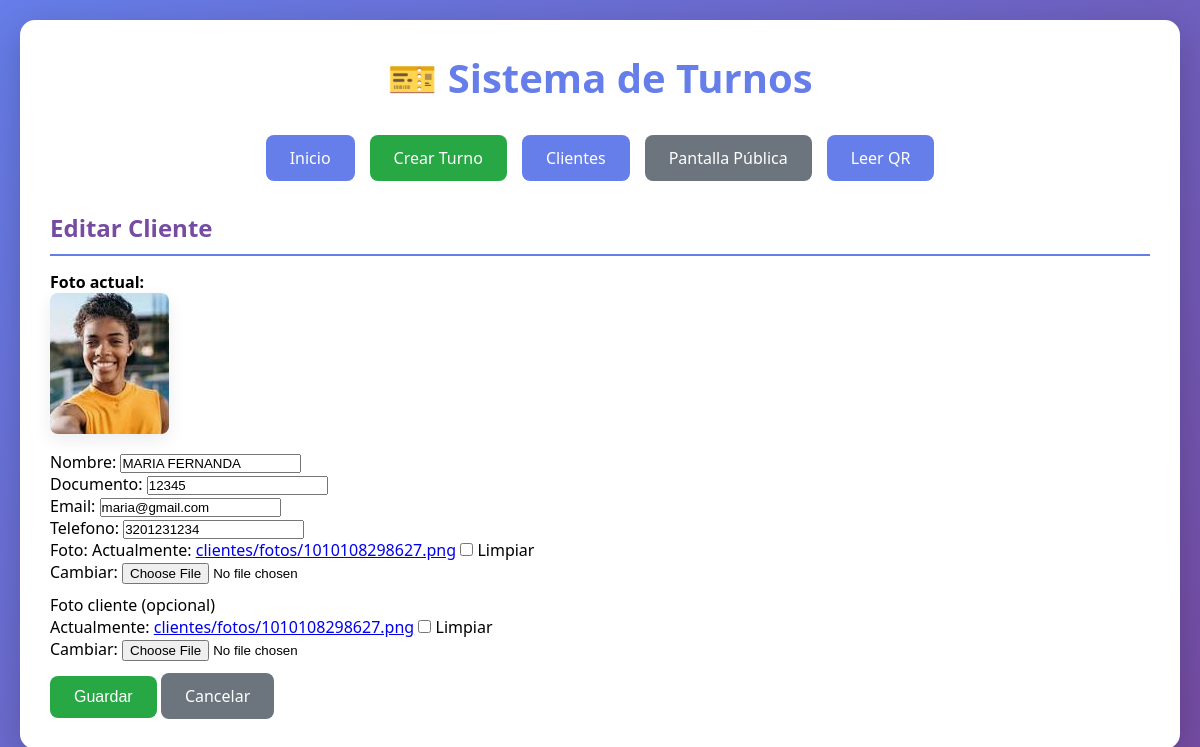
Page /clientes/1/editar/ on the committed database.
### App_QR/models.py (models this page shows, shortened)
class Cliente(models.Model):
    nombre = models.CharField(max_length=200)
    documento = models.CharField(max_length=50, blank=True, null=True)
    email = models.EmailField(blank=True, null=True)
    telefono = models.CharField(max_length=30, blank=True, null=True)
    foto = models.ImageField(upload_to='clientes/fotos/', blank=True, null=True)
    class Meta:
        verbose_name = 'Cliente'
        verbose_name_plural = 'Clientes'

### App_QR/views.py (the view)
# urls.py: path('clientes/<int:pk>/editar/', views.cliente_update, name='cliente_update'),
def cliente_update(request, pk):
    cliente = get_object_or_404(Cliente, pk=pk)
    if request.method == 'POST':
        form = ClienteForm(request.POST, request.FILES, instance=cliente)
        if form.is_valid():
            form.save()
            messages.success(request, 'Cliente actualizado')
            return redirect('cliente_detail', pk=cliente.pk)
    else:
        form = ClienteForm(instance=cliente)
    return render(request, 'App_QR/cliente_form.html', {'form': form, 'cliente': cliente})

### App_QR/forms.py
class ClienteForm(forms.ModelForm):
    class Meta:
        model = Cliente
        fields = ['nombre', 'documento', 'email', 'telefono', 'foto']
        widgets = {
            'nombre': forms.TextInput(attrs={'class': 'form-control'}),
            'documento': forms.TextInput(attrs={'class': 'form-control'}),
            'email': forms.EmailInput(attrs={'class': 'form-control'}),
            'telefono': forms.TextInput(attrs={'class': 'form-control'}),
            'foto': ClearableFileInput(attrs={'class': 'form-control-file'}),
        }

### App_QR/templates/App_QR/cliente_form.html (shortened to what this page needs)
{% extends 'App_QR/base.html' %}
{% load static %}
{% block content %}
<h2>{% if cliente %}Editar Cliente{% else %}Crear Cliente{% endif %}</h2>
<form method="post" enctype="multipart/form-data">
  <div style="max-width:600px;">
    {% if cliente and cliente.foto %}
      <div style="margin-bottom:12px;">
        <strong>Foto actual:</strong><br>
        <img src="{{ cliente.foto.url }}" alt="Foto {{ cliente.nombre }}" style="max-width:180px;border-radius:8px;box-shadow:0 6px 18px rgba(12,22,45,0.08);"/>
      </div>
    {% endif %}
    {{ form.as_p }}
    <div style="margin-top:10px;">
      <label for="id_foto">Foto cliente (opcional)</label><br>
      {{ form.foto }}
    </div>
    <div style="margin-top:12px;">
      <button type="submit" class="btn btn-success">Guardar</button>
      <a href="{% url 'cliente_list' %}" class="btn btn-secondary">Cancelar</a>
    </div>
  </div>
</form>
{% endblock %}

### App_QR/static/App_QR/css/base.css (style rules this page uses)
* { margin: 0; padding: 0; box-sizing: border-box; }
body { font-family: 'Segoe UI', Tahoma, Geneva, Verdana, sans-serif; background: linear-gradient(135deg, #667eea 0%, #764ba2 100%); min-height: 100vh; padding: 20px; }
h2 { color: #764ba2; margin: 25px 0 15px 0; border-bottom: 2px solid #667eea; padding-bottom: 10px; }
.btn { display: inline-block; padding: 12px 24px; background: #667eea; color: white; text-decoration: none; border-radius: 8px; border: none; cursor: pointer; font-size: 16px; transition: all 0.3s; }
.btn-secondary { background: #6c757d; }
.btn-success { background: #28a745; }

### rows in the picture
Cliente: foto (picture), nombre "MARIA FERNANDA", documento "12345", email "maria@gmail.com", telefono "3201231234"
